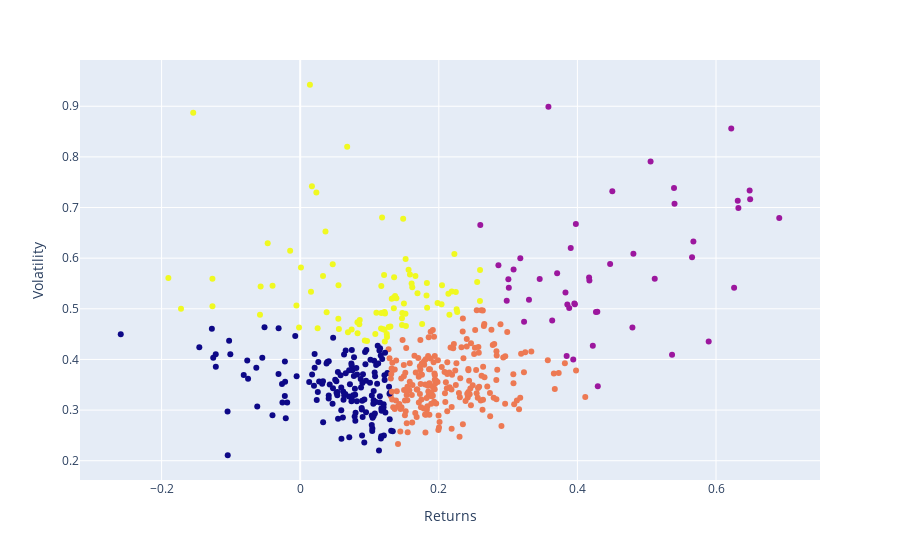

Here is the notebook cell this chart was saved with:
### Code cell
# Plot the clusters created using Plotly
fig = px.scatter(clusters_df, x="Returns", y="Volatility", color="Cluster", hover_data=["Ticker"])
fig.update(layout_coloraxis_showscale=False)
fig.show()

### Figure 1 — Plotly figure (JSON) as saved in the notebook; plotly's stock layout.template omitted (floating-point values rounded to 4 significant figures; data arrays with more than 128 entries replaced by an {"elided": "..."} marker saying what was removed)
{"data": [{"customdata": {"elided": "499x1 str values"}, "hovertemplate": "Returns=%{x}<br>Volatility=%{y}<br>Ticker=%{customdata[0]}<br>Cluster=%{marker.color}<extra></extra>", "legendgroup": "", "marker": {"color": {"elided": "499 int values"}, "coloraxis": "coloraxis", "symbol": "circle"}, "mode": "markers", "name": "", "orientation": "v", "showlegend": false, "type": "scatter", "x": {"elided": "499 float values"}, "xaxis": "x", "y": {"elided": "499 float values"}, "yaxis": "y"}], "layout": {"coloraxis": {"colorbar": {"title": {"text": "Cluster"}}, "colorscale": [[0, "#0d0887"], [0.1111, "#46039f"], [0.2222, "#7201a8"], [0.3333, "#9c179e"], [0.4444, "#bd3786"], [0.5556, "#d8576b"], [0.6667, "#ed7953"], [0.7778, "#fb9f3a"], [0.8889, "#fdca26"], [1, "#f0f921"]], "showscale": false}, "legend": {"tracegroupgap": 0}, "margin": {"t": 60}, "xaxis": {"anchor": "y", "domain": [0, 1], "title": {"text": "Returns"}}, "yaxis": {"anchor": "x", "domain": [0, 1], "title": {"text": "Volatility"}}}}
